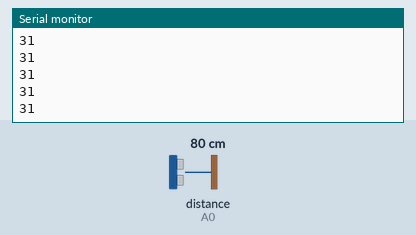
Simulated run of this sketch. Board: Arduino Uno, built with avr-gcc and run on an emulated ATmega328P. Parts: the last lines printed to the serial monitor. The test bench sets the inputs (shaded band); at power-on: distance to the obstacle (sensor on A0) 80 cm.

Above: at 1.2 s.
1.3 s: distance to the obstacle (sensor on A0) set to 2 cm
At 2.2 s:
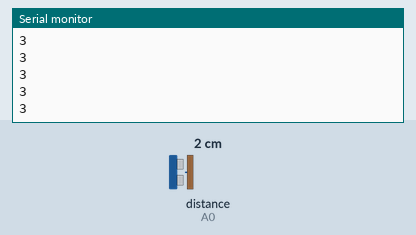
2.8 s: distance to the obstacle (sensor on A0) set to 4 cm
At 3.7 s:
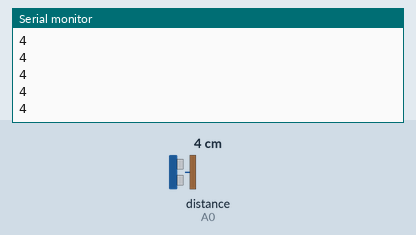
Timing chart, 0 to 5.8 s (numbered marks = the images above; inputs shaded):
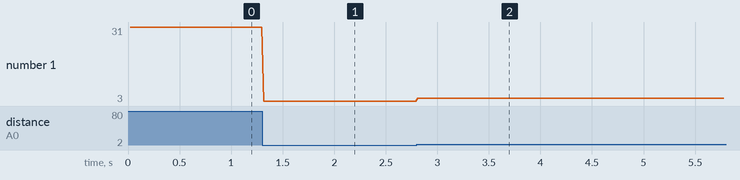

Measured:
- after the input at 1.3 s, the serial monitor: prints a new line at once (image 1)
- after the input at 2.8 s, the serial monitor: prints a new line at once (image 2)
- plotted number 1: 31 → 3 after the input at 1.3 s, 3 → 4 after the input at 2.8 s

The sketch:

getDistanceIR.ino
```cpp
/*
 * getDistance
 * Example of using SharpIR library to calculate the distance beetween the sensor and an obstacle
 * Created by Giuseppe Masino, 15 June 2016
 * -----------------------------------------------------------------------------------
 *
 * - Arduino 5V -> Sensor's pin 1 (Vcc)
 * - Arduino GND -> Sensor's pin 2 (GND)
 * - Arduino pin A0 -> Sensor's pin 3 (Output)
 *
 * See the Sharp sensor datasheet for the pin reference, the pin configuration is the same for all models.
 * There is the datasheet for the model GP2Y0A41SK0F:
 * http://www.robotstore.it/open2b/var/product-files/78.pdf
 *
 */

//import the library in the sketch
#include <SharpIR.h>

SharpIR sensor( SharpIR::GP2Y0A41SK0F, A0 );

void setup()
{
  Serial.begin( 9600 ); //Enable the serial comunication
}

void loop()
{
  int distance = sensor.getDistance(); //Calculate the distance in centimeters and store the value in a variable

  Serial.println( distance ); //Print the value to the serial monitor
}
```
